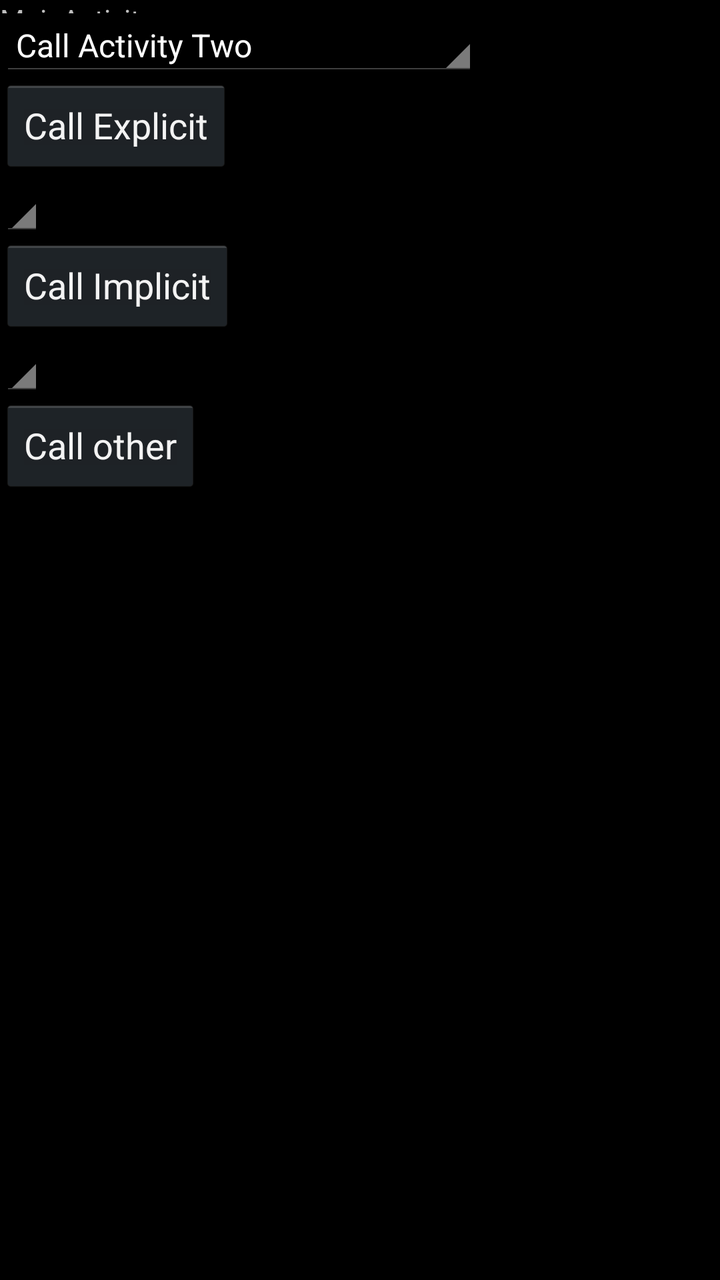
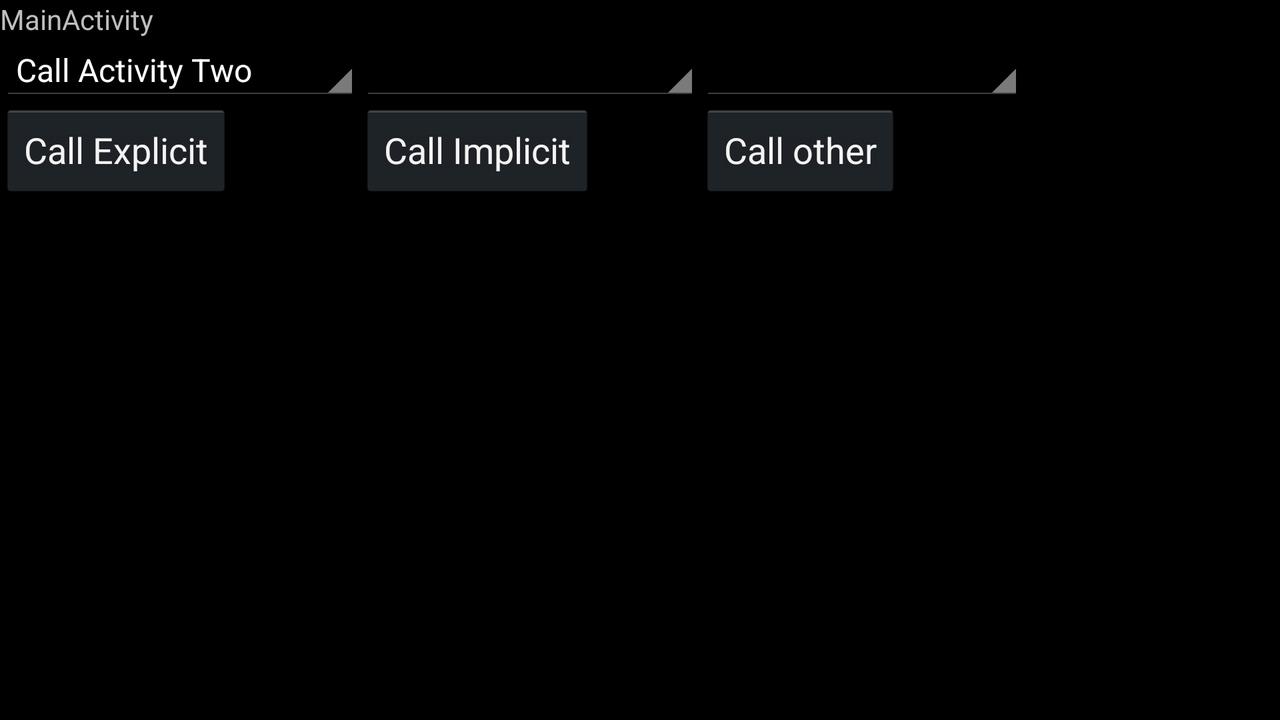

The same Android screen from two of the app's own layout files: first res/layout/ as a phone draws it, then the repository's variant for another configuration, drawn on a device whose configuration selects that folder. Both files follow.
<!-- AndroidManifest.xml: application theme AppTheme -->
<!-- res/layout/activity_main.xml -->
<LinearLayout xmlns:android="http://schemas.android.com/apk/res/android"
    xmlns:tools="http://schemas.android.com/tools"
    android:layout_width="match_parent"
    android:layout_height="match_parent"
    android:alignmentMode="alignBounds"
    android:columnCount="1"
    android:orientation="vertical"
    tools:context=".MainActivity" >

    <TextView
        android:id="@+id/textView1"
        android:layout_width="wrap_content"
        android:layout_height="wrap_content"
        android:text="MainActivity"
        android:height="20px"
        
         />

    <Spinner
        android:id="@+id/spinnerExplicit"
        android:layout_width="wrap_content"
        android:layout_height="wrap_content"
        android:drawSelectorOnTop="true" 
        android:entries="@array/ExplicitIntents">
    </Spinner>

    <Button
        android:id="@+id/button1"
        android:layout_width="wrap_content"
        android:layout_height="wrap_content"
        android:onClick="onClickExplicit"
        android:text="@string/callexplicit" >

    </Button>

    <Spinner
        android:id="@+id/spinnerImplicit"
          android:layout_width="wrap_content"
        android:layout_height="wrap_content"
        android:drawSelectorOnTop="true" >
    </Spinner>

    <Button
        android:id="@+id/button2"
        android:onClick="onClickImplicit"
          android:layout_width="wrap_content"
        android:layout_height="wrap_content"
        android:text="Call Implicit" >
    </Button>

    

 	<Spinner
 	    android:id="@+id/spinnerOther"
 	      android:layout_width="wrap_content"
        android:layout_height="wrap_content"
 	    />

 	<Button
 	    android:id="@+id/button3"
 	      android:layout_width="wrap_content"
        android:layout_height="wrap_content"
 	    android:text="Call other"
 	    android:onClick="onClickOther" />

</LinearLayout>
<!-- resources referenced by this layout -->
<resources>
  <string-array name="ExplicitIntents">
          <item>Call Activity Two</item>
          <item>Call Activity Two with data</item>
          <item>Call Activity Two as SubActivity</item>
      </string-array>
  <string name="callexplicit">Call Explicit</string>
  <style name="AppTheme" parent="AppBaseTheme">
          
          
      </style>
  <style name="AppBaseTheme" parent="android:Theme.Holo">
          
      </style>
</resources>
<!-- res/layout-land/activity_main.xml (the repository's variant of the layout above) -->
<!-- drawn on the phone turned sideways -->
<GridLayout xmlns:android="http://schemas.android.com/apk/res/android"
    xmlns:tools="http://schemas.android.com/tools"
    android:layout_width="match_parent"
    android:layout_height="match_parent"
    android:columnCount="3"
    tools:context=".MainActivity" >

    <TextView
        android:id="@+id/textView1"
        android:layout_width="match_parent"
        android:layout_height="wrap_content"
        android:layout_columnSpan="3"
        android:text="MainActivity" />

    <Spinner
        android:id="@+id/spinnerExplicit"
        android:layout_width="180dp"
        android:layout_height="wrap_content"
        android:layout_column="0"
        android:drawSelectorOnTop="true"
        android:entries="@array/ExplicitIntents" >
    </Spinner>

    <Button
        android:id="@+id/button1"
        android:layout_width="wrap_content"
        android:layout_height="wrap_content"
        android:layout_column="0"
        android:onClick="onClickExplicit"
        android:text="@string/callexplicit" >
    </Button>

    <Button
        android:id="@+id/button2"
        android:layout_width="wrap_content"
        android:layout_height="wrap_content"
        android:layout_column="1"
        android:onClick="onClickImplicit"
        android:text="Call Implicit" >
    </Button>

    <Button
        android:id="@+id/button3"
        android:layout_width="wrap_content"
        android:layout_height="wrap_content"
        android:layout_column="2"
        android:onClick="onClickOther"
        android:text="Call other" />

    <Spinner
        android:id="@+id/spinnerImplicit"
        android:layout_width="170dp"
        android:layout_height="wrap_content"
        android:layout_column="1"
        android:layout_gravity="left|top"
        android:layout_row="1"
        android:drawSelectorOnTop="true" />

    <Spinner
        android:id="@+id/spinnerOther"
        android:layout_width="162dp"
        android:layout_height="wrap_content"
        android:layout_column="2"
        android:layout_gravity="left|top"
        android:layout_row="1" />

</GridLayout>
